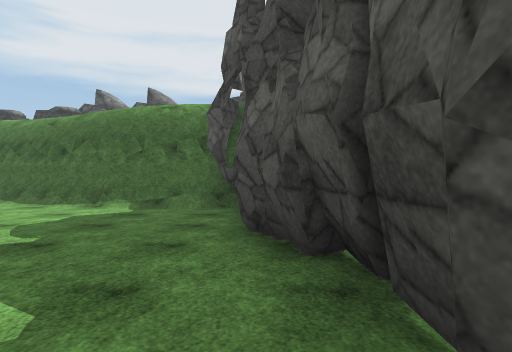
[1] (above)

24 first-person views from a walk through a 3-D level made in the Unity game engine. The camera is 1.3 m above the floor, looks level and sees 75° across. The floor is counted in squares, 2 m on a side. Each view is taken from the middle of a square. On the plan, view 1 faces up. The plan holds only what a view shows up to about 10 squares ahead; the rest is blank. The place goes on beyond the plan. Surface patterns are stand-ins for the level's own textures.

[2]
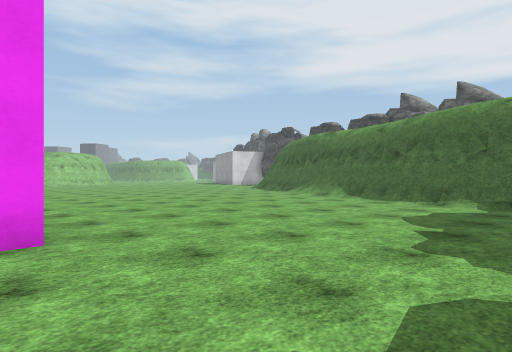

[3]
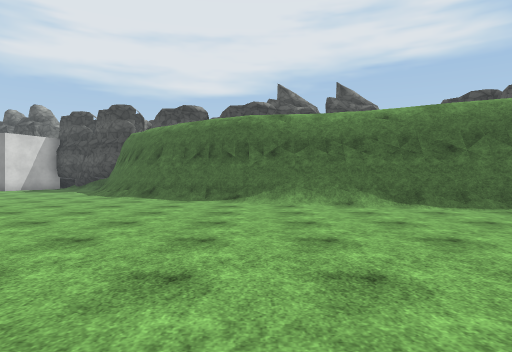

[4]
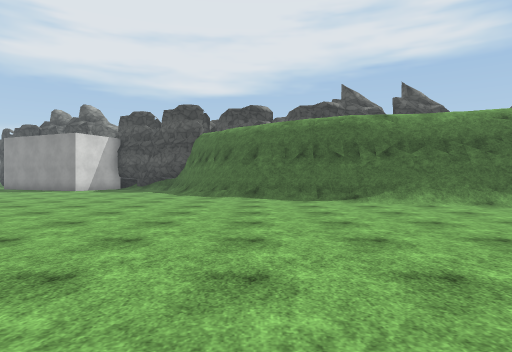

[5]
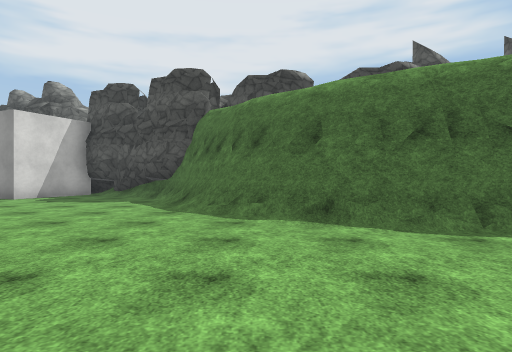

[6]
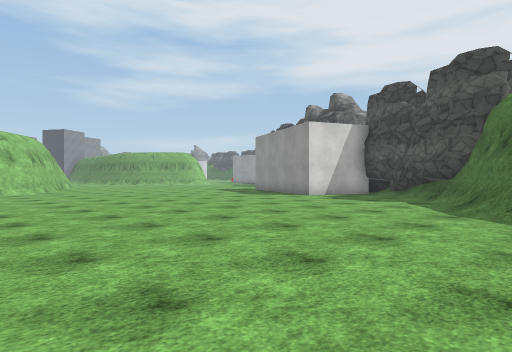

[7]
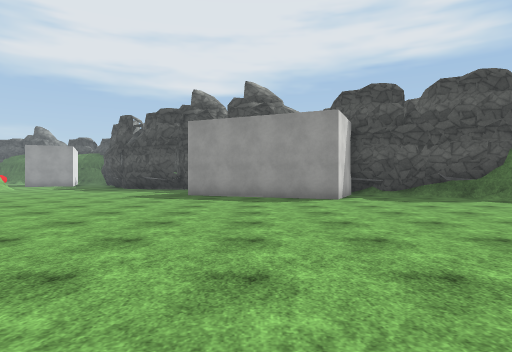

[8]
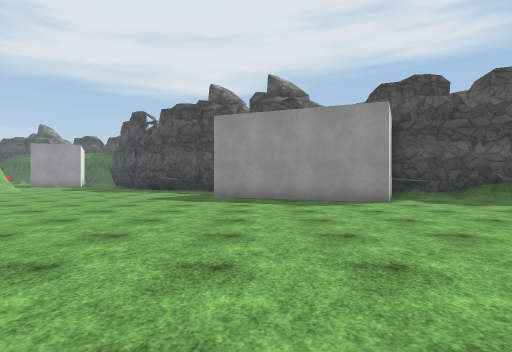

[9]
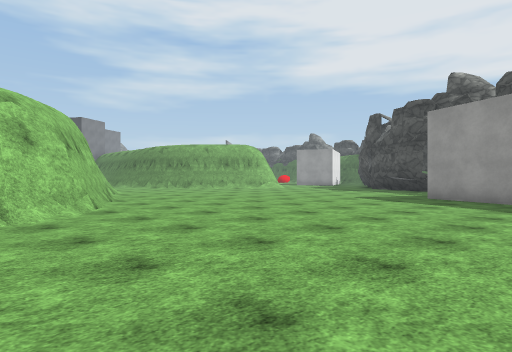

[10]
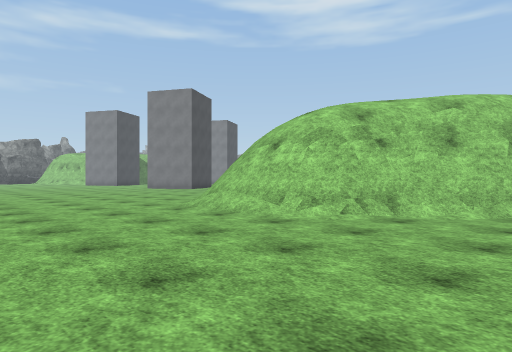

[11]
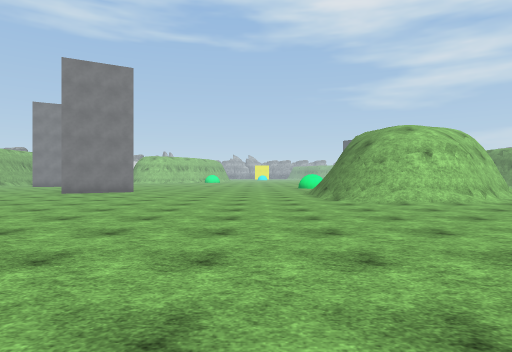

[12]
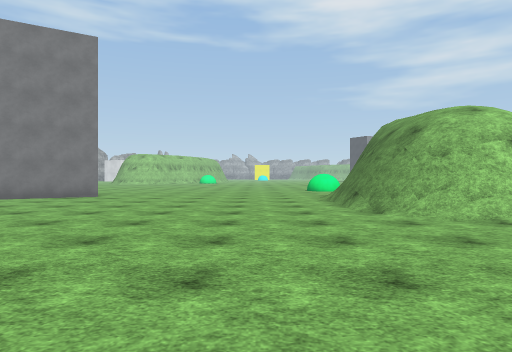

[13]
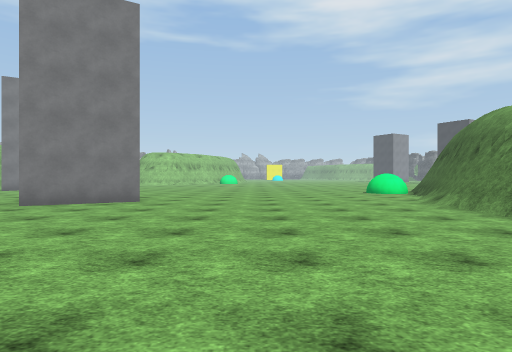

[14]
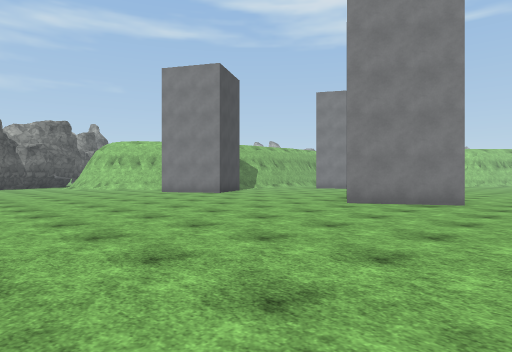

[15]
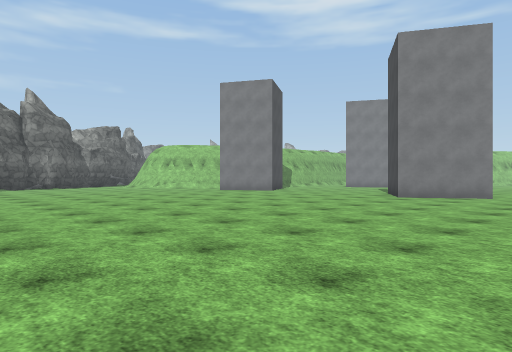

[16]
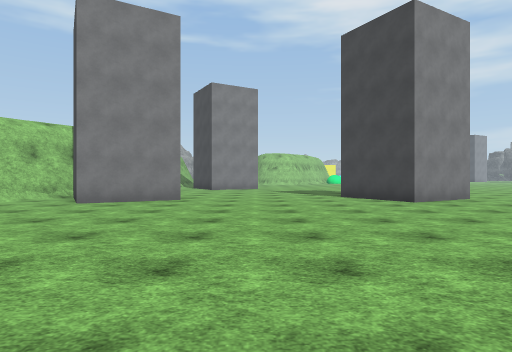

[17]
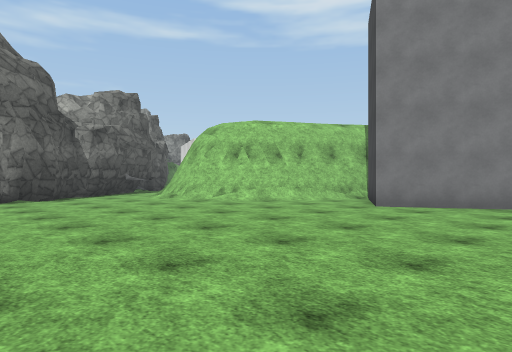

[18]
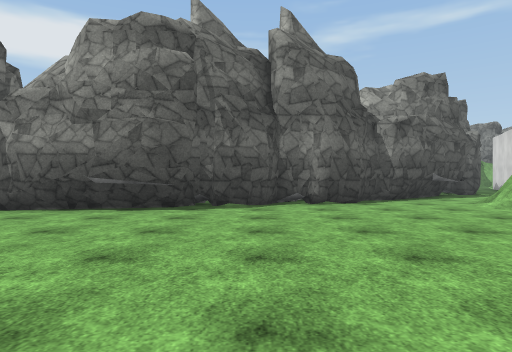

[19]
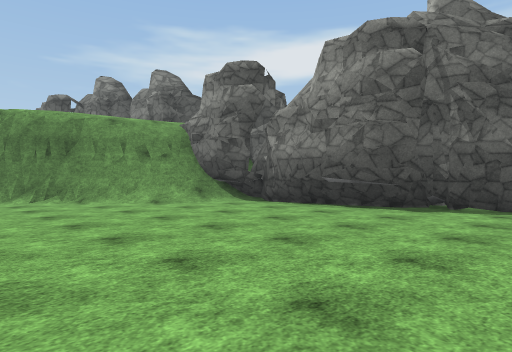

[20]
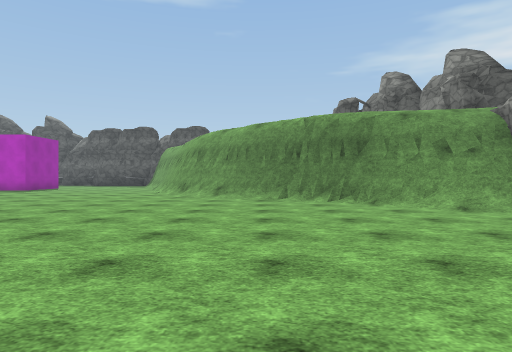

[21]
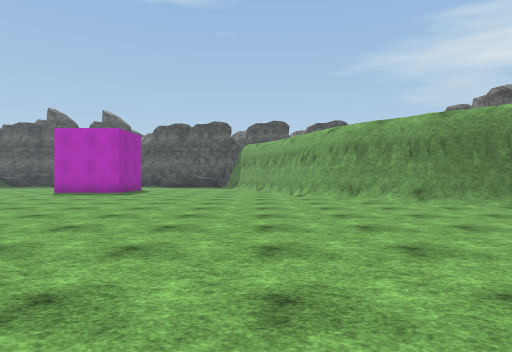

[22]
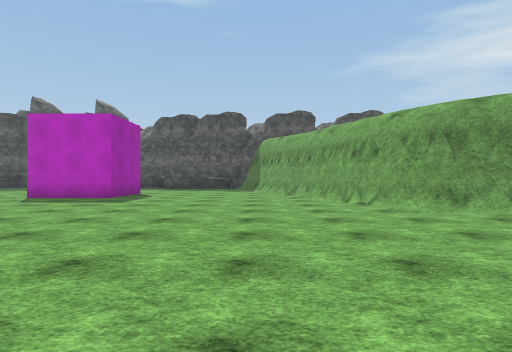

[23]
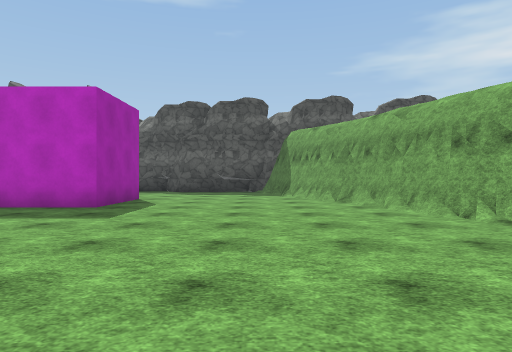

[24]
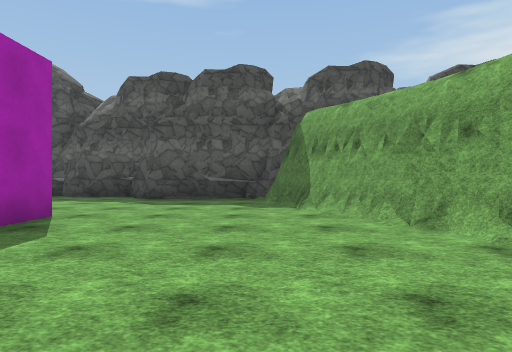

### Floor plan
Key: @ floor where view 1 was taken; # wall or solid block; . floor; / step, stairs or slope; = window, fence, low wall or low ledge; ^ raised ledge.
Columns run from 32 left of view 1 to 1 right of it. Each row starts with its distance up from view 1.
 17   ......#########
 16   .........##...##
 15    ..............#
 14     .............##
 13    ............../##
 12   ................/##
 11   ................./###
 10   ##................./###
  9    ##................../####
  8     ##....................#####
  7      ##......................####
  6       #/....   .................#
  5 ##    #/...      ...............#
  4 /######/.....    ...............#
  3 ..//##/.......    ..............##
  2 ...............    ..............#
  1 ................    .............#
  0 ...............         ........@
 -1 ..............       ....###....#
 -2 ..............      .....###....#
 -3 ..............    ..............#
 -4 .#............   ...............#
 -5  ##........... .................#
 -6  ##.............................#
 -7  #...........................####
 -8  ..........................###
 -9  .......................####
-10  .....................###
-11  ....................##
-12  ...................##
-13   #.................##
-14   ##...............##
-15  ##.............../#
-16  #/............../##
-17  ##/............/##
-18   ###.........../=^
-19     #/......###.##
-20     #/.....######
-21     #...####
-22     ..###
-23     ###

Positions as (right, up) in squares from view 1, and headings:
1: (0, 0), facing up
2: (-1, -1), facing up-left
3: (-9, 1), facing up
4: (-12, 1), facing up
5: (-13, 6), facing up
6: (-13, 6), facing up-left
7: (-22, 6), facing up
8: (-23, 7), facing up
9: (-21, 7), facing up-left
10: (-21, 10), facing down-left
11: (-17, 1), facing left
12: (-20, 1), facing left
13: (-22, -1), facing left
14: (-22, -2), facing down-left
15: (-19, -2), facing down-left
16: (-21, -10), facing left
17: (-22, -11), facing down-left
18: (-22, -13), facing down
19: (-23, -13), facing down-right
20: (-22, -13), facing right
21: (-20, -8), facing right
22: (-17, -7), facing right
23: (-14, -6), facing right
24: (-10, -6), facing right
